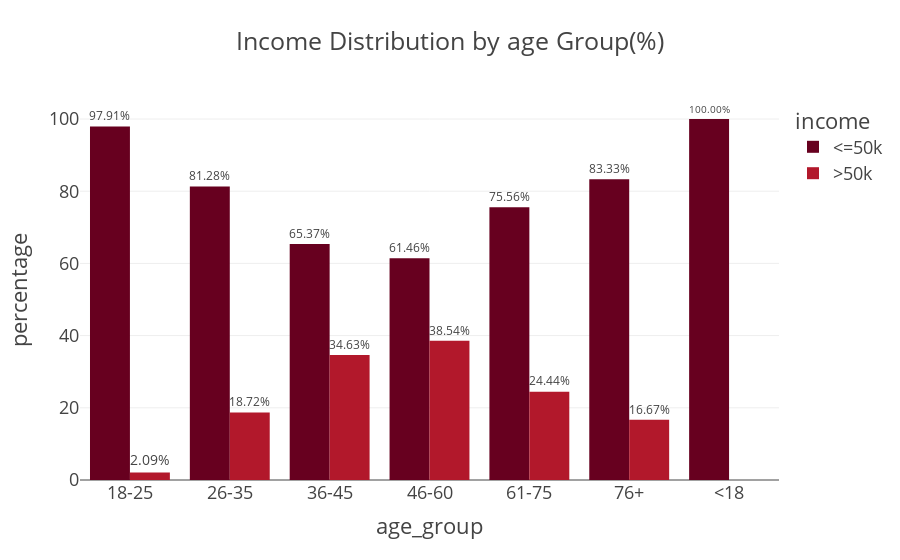

The code cell stored with this chart in its notebook:
### Markdown cell above
#### Visualization
We create a bar chart to show the percentage of individuals in each age group earning above or below 50k.
- The bar chart visualizes the income distribution across age groups, using percentages within each group. There is an evident pattern in terms of income progression over the years with a gradual increase in terms of the number of people earning >50K starting from 0 amongst those aged 18 and below, peaking between 36 and 60 years, then declining after 60 years but not to zero.

### Code cell
fig= px.bar(
    adult_df_income_age,
    x = 'age_group',
    y = 'percentage',
    color= 'income',
    title='Income Distribution by age Group(%)',
    barmode = 'group',
    height=500,
    text= 'percentage',
    color_discrete_sequence=px.colors.sequential.RdBu,
)
fig.update_traces(texttemplate='%{text:.2f}%')
fig.update_traces(textposition='outside')
fig.update_layout(template="presentation", paper_bgcolor="rgba(0,0,0,0)",plot_bgcolor=("rgba(0,0,0,0)"))
fig.show()
fig.write_image(os.path.join(results_dir,'income_distribution_AGEgroup1_chart.jpg'))
fig.write_image(os.path.join(results_dir,'income_distribution_AGEgroup1_chart.png'))
fig.write_html(os.path.join(results_dir,'income_distribution_AGEgroup1_chart.html'))

### Figure 1 — Plotly figure (JSON) as saved in the notebook; plotly's stock layout.template omitted (floating-point values rounded to 4 significant figures)
{"data": [{"alignmentgroup": "True", "hovertemplate": "income=<=50k<br>age_group=%{x}<br>percentage=%{text}<extra></extra>", "legendgroup": "<=50k", "marker": {"color": "rgb(103,0,31)", "pattern": {"shape": ""}}, "name": "<=50k", "offsetgroup": "<=50k", "orientation": "v", "showlegend": true, "text": [97.91, 81.28, 65.37, 61.46, 75.56, 83.33, 100.0], "textposition": "outside", "texttemplate": "%{text:.2f}%", "type": "bar", "x": ["18-25", "26-35", "36-45", "46-60", "61-75", "76+", "<18"], "xaxis": "x", "y": [97.91, 81.28, 65.37, 61.46, 75.56, 83.33, 100.0], "yaxis": "y"}, {"alignmentgroup": "True", "hovertemplate": "income=>50k<br>age_group=%{x}<br>percentage=%{text}<extra></extra>", "legendgroup": ">50k", "marker": {"color": "rgb(178,24,43)", "pattern": {"shape": ""}}, "name": ">50k", "offsetgroup": ">50k", "orientation": "v", "showlegend": true, "text": [2.093, 18.72, 34.63, 38.54, 24.44, 16.67], "textposition": "outside", "texttemplate": "%{text:.2f}%", "type": "bar", "x": ["18-25", "26-35", "36-45", "46-60", "61-75", "76+"], "xaxis": "x", "y": [2.093, 18.72, 34.63, 38.54, 24.44, 16.67], "yaxis": "y"}], "layout": {"autosize": true, "barmode": "group", "legend": {"title": {"text": "income"}, "tracegroupgap": 0}, "paper_bgcolor": "rgba(0, 0, 0, 0)", "plot_bgcolor": "rgba(0, 0, 0, 0)", "title": {"text": "Income Distribution by age Group(%)"}, "xaxis": {"anchor": "y", "autorange": true, "domain": [0, 1], "range": [-0.5, 6.5], "title": {"text": "age_group"}, "type": "category"}, "yaxis": {"anchor": "x", "autorange": true, "domain": [0, 1], "range": [0, 105.3], "title": {"text": "percentage"}, "type": "linear"}}}
